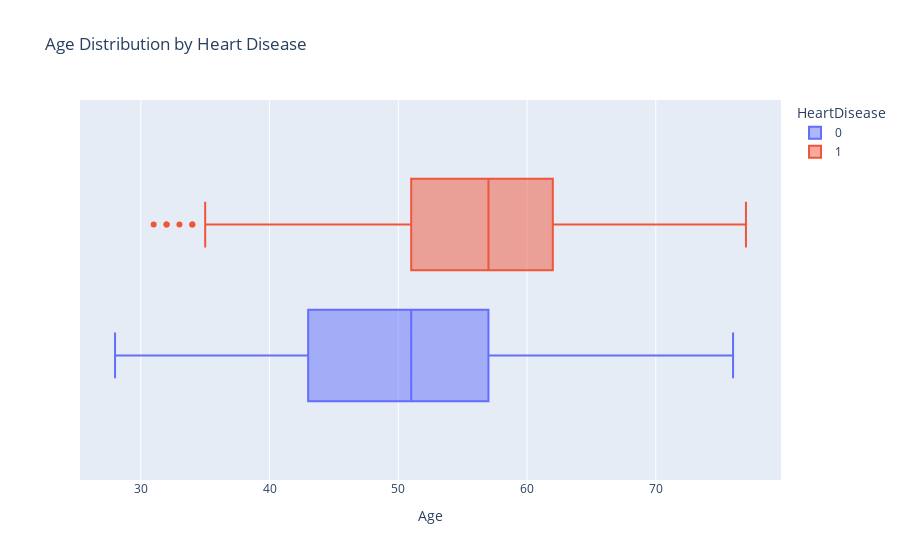

Source (notebook cell):
### Code cell
# fig = px.box(df,x='HeartDisease', y='Age')
fig = px.box(df, x='Age', color='HeartDisease', title='Age Distribution by Heart Disease')
fig.show()

### Figure 1 — Plotly figure (JSON) as saved in the notebook; plotly's stock layout.template omitted (floating-point values rounded to 4 significant figures; data arrays with more than 128 entries replaced by an {"elided": "..."} marker saying what was removed)
{"data": [{"alignmentgroup": "True", "hovertemplate": "HeartDisease=0<br>Age=%{x}<extra></extra>", "legendgroup": "0", "marker": {"color": "#636efa"}, "name": "0", "notched": false, "offsetgroup": "0", "orientation": "h", "showlegend": true, "type": "box", "x": {"elided": "410 int values"}, "x0": " ", "xaxis": "x", "y0": " ", "yaxis": "y"}, {"alignmentgroup": "True", "hovertemplate": "HeartDisease=1<br>Age=%{x}<extra></extra>", "legendgroup": "1", "marker": {"color": "#EF553B"}, "name": "1", "notched": false, "offsetgroup": "1", "orientation": "h", "showlegend": true, "type": "box", "x": {"elided": "508 int values"}, "x0": " ", "xaxis": "x", "y0": " ", "yaxis": "y"}], "layout": {"boxmode": "group", "legend": {"title": {"text": "HeartDisease"}, "tracegroupgap": 0}, "title": {"text": "Age Distribution by Heart Disease"}, "xaxis": {"anchor": "y", "domain": [0, 1], "title": {"text": "Age"}}, "yaxis": {"anchor": "x", "domain": [0, 1]}}}
